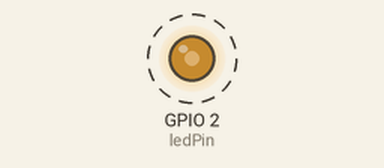
Simulated run of this sketch. Board: ESP32. On the bench: output pins drawn as LEDs (lit = HIGH). Dashed ring = blinking. What the sketch prints to the serial monitor is not drawn.

Above: at 0.05 s.
Timing chart, 0 to 4.6 s (numbered marks = the images above):
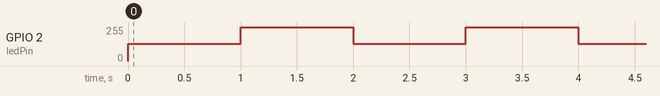

Measured:
- by itself, GPIO 2 (ledPin): alternates 255/255 for 1.0 s and 128/255 for 1.0 s

The sketch:

ESP32_IRLZ.ino
```cpp
/* ************************************************************************** */
/*                                                                            */
/*                                                        ::::::::            */
/*   ESP32_IRLZ.ino                                     :+:    :+:            */
/*                                                     +:+                    */
/*   By: smclacke <smclacke@student.codam.nl>         +#+                     */
/*                                                   +#+                      */
/*   Created: 2024/11/30 17:47:48 by smclacke      #+#    #+#                 */
/*   Updated: 2024/11/30 21:10:33 by smclacke      ########   odam.nl         */
/*                                                                            */
/* ************************************************************************** */

#include <Arduino.h>
#include <WiFi.h>

const int	ledPin = 2;
const int	freq = 5000; // PWN frequency in Hz
const int	ledChannel = 0; // PWM channel (0 -15)
const int	resolution = 8; // PWM resolution 8-bit (0-255)

void	setup()
{
	Serial.begin(115200);
	Serial.println("Testing ESP32 setup in combination with IRLZ44N");

	pinMode(ledPin, OUTPUT);

	// configure PWM channel
	ledcSetup(ledChannel, freq, resolution);

	// attach channel to GPIO pin
	ledcAttachPin(ledPin, ledChannel);
}

void	loop()
{
	// set PWM duty cycle (brightness)
	ledcWrite(ledChannel, 128); // 50% brightness
	delay(1000);				// 1 second
	ledcWrite(ledChannel, 255); // 100% brightness
	delay(1000);				// 1 second
}
```
